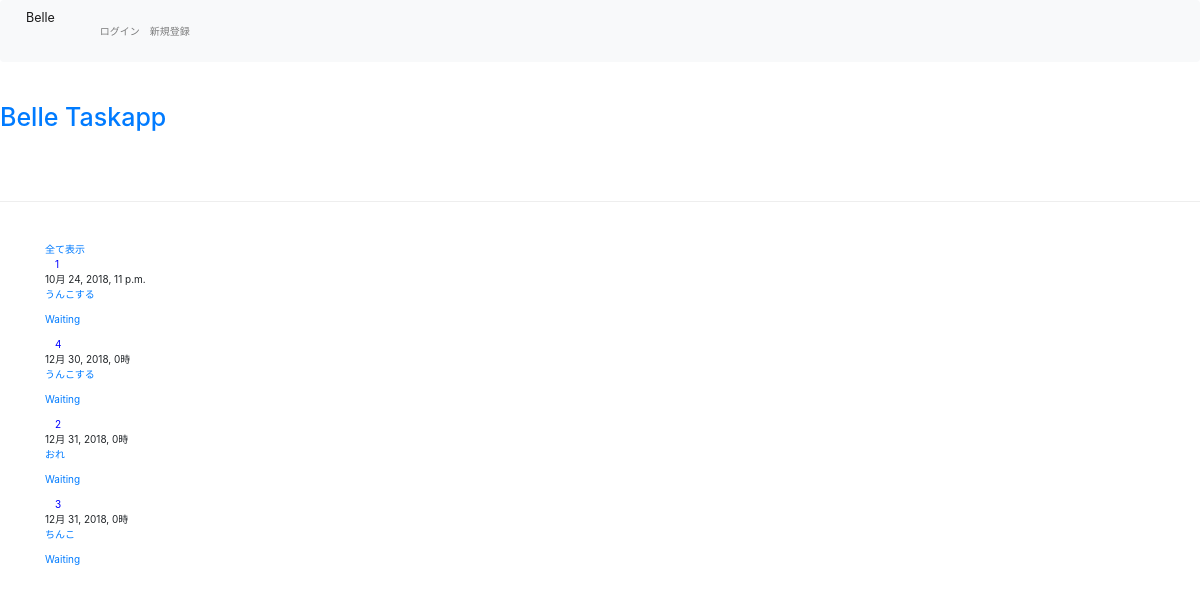
Page /taskapp/task_uncompleted/ on the earlier database version.
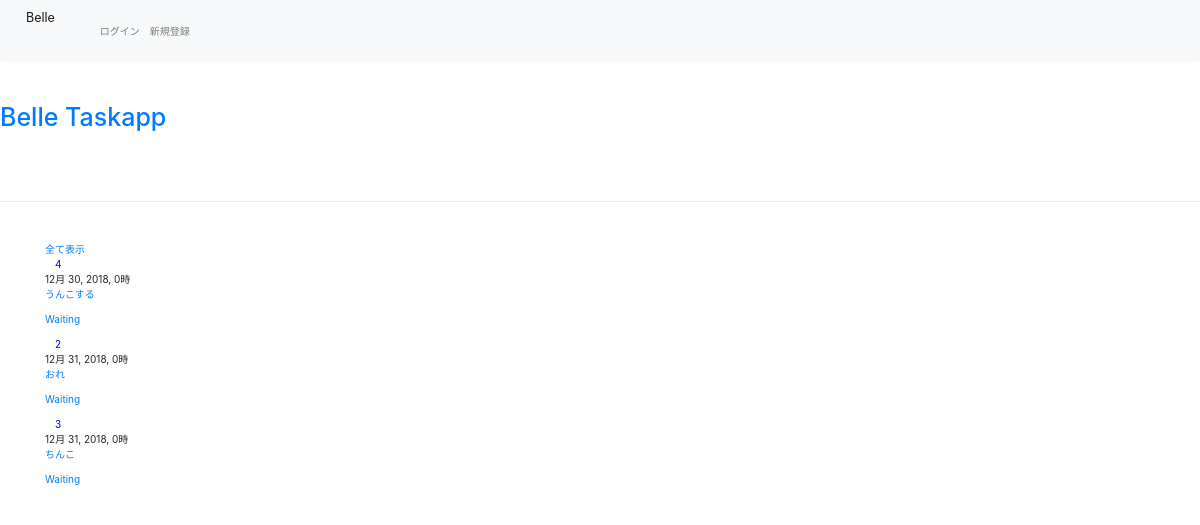
Same page on the later database version.
### taskapp/models.py (models this page shows, shortened)
class Task(models.Model):
    author = models.ForeignKey("auth.User",on_delete=models.CASCADE)
    title = models.CharField(max_length=200)
    created_date = models.DateTimeField(default=timezone.now)
    limit_date = models.DateTimeField(blank=True,null=True)
    is_completed = models.BooleanField(default = False)

### taskapp/views.py (the view)
# urls.py: path('task_uncompleted/', views.task_uncompleted, name='task_uncompleted'),
def task_uncompleted(request):
    tasks = Task.objects.filter(is_completed=False).order_by("limit_date")
    return render(request,"taskapp/task_uncompleted.html",{"tasks":tasks})

### taskapp/templates/taskapp/task_uncompleted.html
{% extends 'taskapp/base.html' %}
{% block content %}
<a href="{% url 'taskapp:task_list' %}">全て表示</a>
    {% for task in tasks %}
        <div class="post">
          　<span style= "color:blue;">{{ task.pk }}</span></a>
            <div class="date">
                {{ task.limit_date }}
            </div>
            <p><a href="{% url 'taskapp:task_edit' pk=task.pk %}">{{ task.title }}</p>
            {% if task.is_completed %}
                <p>Completed</p>
            {% else %}
                <p>Waiting</p>
            {% endif %}
        </div>
    {% endfor %}
{% endblock %}

Differences in the rows shown:
no longer on this page (row edited): Task: pk "1", limit_date "10月 24, 2018, 11 p.m.", title "うんこする", is_completed "Waiting"
